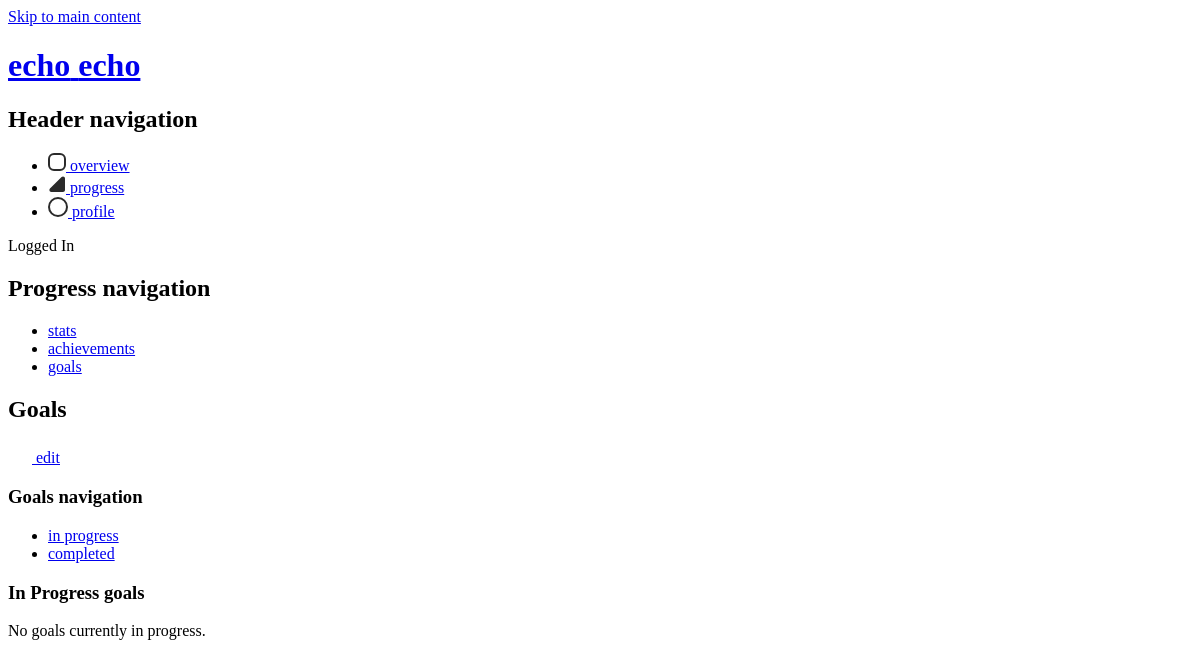
The app's page /index.php?page=progress&category=goals&goals-type=in-progress (signed in), older data.
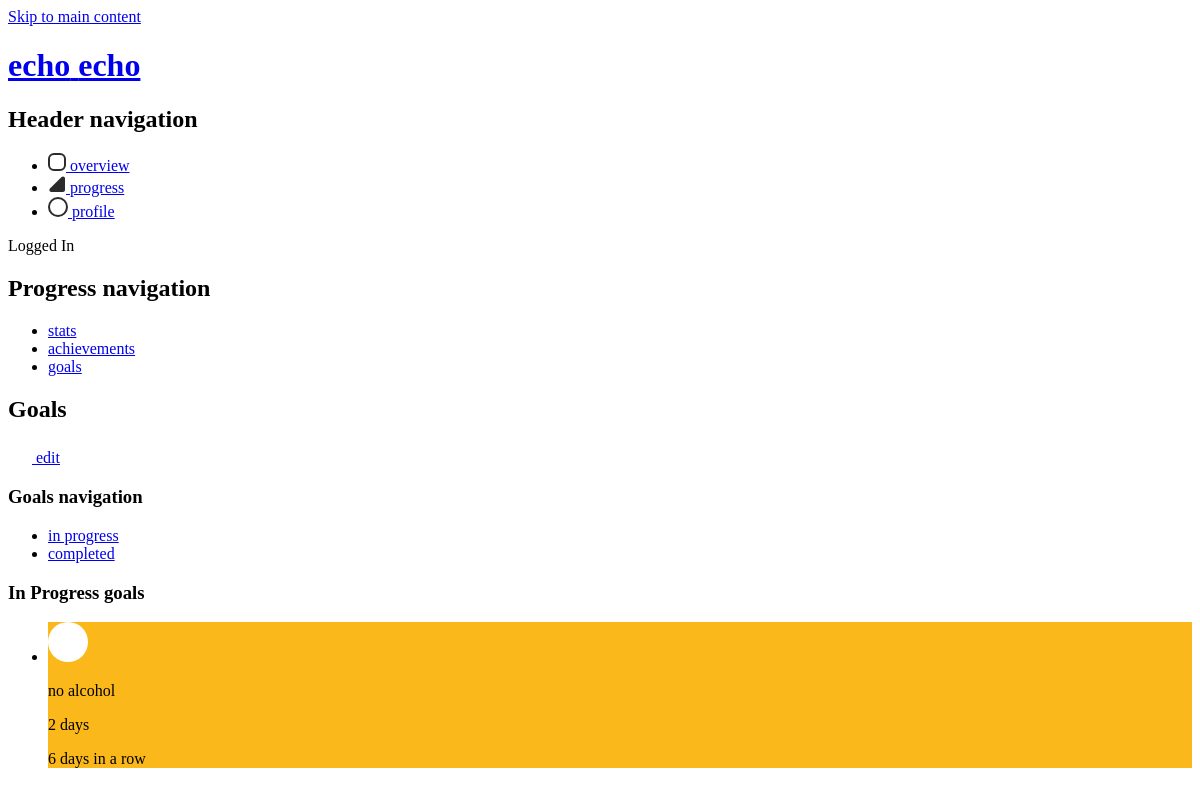
The same page, newer data.
### tables this page shows
CREATE TABLE `streaks` (
  `streak_id` int(11) NOT NULL,
  `user_id` int(11) NOT NULL,
  `habit_id` int(11) NOT NULL,
  `time_amount` int(11) NOT NULL,
  `time_amount_progress` int(11) NOT NULL DEFAULT '0',
  `time_type` varchar(255) NOT NULL,
  `completed` tinyint(1) NOT NULL DEFAULT '0',
  `active` tinyint(1) NOT NULL
);

CREATE TABLE `data_habit_icon` (
  `data_habit_icon_id` int(11) NOT NULL,
  `habit_colour_name` varchar(255) NOT NULL,
  `habit_colour` varchar(255) NOT NULL,
  `habit_icon` text NOT NULL,
  `habit_icon_white` text NOT NULL
);

CREATE TABLE `habits` (
  `habit_id` int(11) NOT NULL,
  `user_id` int(11) NOT NULL,
  `habit_name` varchar(255) NOT NULL,
  `habit_icon` int(11) NOT NULL,
  `habit_colour` varchar(255) NOT NULL,
  `habit_colour_name` varchar(255) NOT NULL,
  `active` tinyint(1) NOT NULL DEFAULT '1'
);

### src/controller/Controller.php (called while the page is built, shortened)
<?php
class Controller {
  public $route;
  public function filter() {
    call_user_func(array($this, $this->route['action']));
  }
  public function render() {
    $this->createViewVarWithContent();
  }
  private function createViewVarWithContent() {
    require __DIR__ . '/../view/' . strtolower($this->route['controller']) . '/' . $this->route['action'] . '.php';
  }
  private function renderInLayout() {
    include __DIR__ . '/../view/layout.php';
  }
}

### src/index.php (called while the page is built, shortened)
<?php
$routes = array(
  'home' => array(
    'controller' => 'Pages',
    'action' => 'index'
  ),
  'overview' => array(
    'controller' => 'Posts',
    'action' => 'overview'
  ),
  'add' => array(
    'controller' => 'Posts',
    'action' => 'add'
  ),
  'progress' => array(
    'controller' => 'Progress',
    'action' => 'progress'
  ),
  'profile' => array(
    'controller' => 'Users',
    'action' => 'profile'
  ),
  'login' => array(
    'controller' => 'Users',
    'action' => 'login'
  ),
  'logout' => array(
    'controller' => 'Users',
    'action' => 'logout'
  ),
  'register' => array(
    'controller' => 'Users',
    'action' => 'register'
  )
);
$route = $routes[$_GET['page']];
$controllerObj = new $controllerName();
$controllerObj->route = $route;
$controllerObj->filter();
$controllerObj->render();

### src/controller/ProgressController.php (called while the page is built, shortened)
<?php
require_once __DIR__ . '/Controller.php';
require_once __DIR__ . '/../dao/GoalDAO.php';
class ProgressController extends Controller {
  private $goalDAO;
  function __construct() {
    $this->goalDAO = new GoalDAO();
  }
  public function progress() {
    if (empty($_SESSION['user'])) {
        $_SESSION['error'] = 'You have to be signed in.';
        header('Location: index.php');
        exit();
    } else {
        if (!empty($_GET['category'])) {
          switch ($_GET['category']) {
            case 'goals':
              if(!empty($_GET['goals-type'])) {
                switch ($_GET['goals-type']) {
                  case 'in-progress':
                    $inProgressGoals = $this->goalDAO->selectAllGoals(array(
                      'user_id' => $_SESSION['user']['user_id'],
                      'completed' => FALSE,
                      'active' => TRUE
                    ));
                    break;
                }
              } else {
                header('Location: index.php?page=progress&category=goals&goals-type=in-progress');
                exit();
              }
              break;
          }
        } else {
            header('Location: index.php?page=progress&category=statistics');
        }
    }
  }
}

### src/dao/GoalDAO.php (called while the page is built, shortened)
<?php
class GoalDAO extends DAO {
  public function selectAllGoals($data) {
    $goals = array();
    $sql1 = "SELECT * FROM `repetitive` INNER JOIN `habits` ON repetitive.habit_id = habits.habit_id INNER JOIN `data_habit_icon` ON habits.habit_icon = data_habit_icon.data_habit_icon_id WHERE repetitive.user_id = :user_id AND repetitive.completed = :completed AND repetitive.active = :active";
    $stmt1 = $this->pdo->prepare($sql1);
    $stmt1->bindValue(':user_id', $data['user_id']);
    $stmt1->bindValue(':completed', $data['completed']);
    $stmt1->bindValue(':active', $data['active']);
    $stmt1->execute();
    $goals['repetitive'] = $stmt1->fetchAll(PDO::FETCH_ASSOC);
    $sql2 = "SELECT * FROM `streaks` INNER JOIN `habits` ON streaks.habit_id = habits.habit_id INNER JOIN `data_habit_icon` ON habits.habit_icon = data_habit_icon.data_habit_icon_id WHERE streaks.user_id = :user_id AND streaks.completed = :completed AND streaks.active = :active";
    $stmt2 = $this->pdo->prepare($sql2);
    $stmt2->bindValue(':user_id', $data['user_id']);
    $stmt2->bindValue(':completed', $data['completed']);
    $stmt2->bindValue(':active', $data['active']);
    $stmt2->execute();
    $goals['streaks'] = $stmt2->fetchAll(PDO::FETCH_ASSOC);
    $sql3 = "SELECT * FROM `total_amount` INNER JOIN `habits` ON total_amount.habit_id = habits.habit_id INNER JOIN `data_habit_icon` ON habits.habit_icon = data_habit_icon.data_habit_icon_id WHERE total_amount.user_id = :user_id AND total_amount.completed = :completed AND total_amount.active = :active";
    $stmt3 = $this->pdo->prepare($sql3);
    $stmt3->bindValue(':user_id', $data['user_id']);
    $stmt3->bindValue(':completed', $data['completed']);
    $stmt3->bindValue(':active', $data['active']);
    $stmt3->execute();
    $goals['total_amount'] = $stmt3->fetchAll(PDO::FETCH_ASSOC);
    return $goals;
  }
}

### src/view/progress/progress.php (the view, shortened to what the changed rows need)
<nav class="main-nav">
  <h2 class="main-nav-title hide">Progress navigation</h2>
</nav>
<?php if ($currentCategory == 'goals'): ?>
  <section class="main-progress-goals" id="main">
    <h2 class="main-progress-goals-title hide">Goals</h2>
    <?php if($goalsCategory === 'in-progress'): ?>
      <article class="main-progress-goals-in-progress">
        <h3 class="goals-in-progress-title hide">In Progress goals</h3>
        <?php
          echo '<ul class="goals-in-progress-list">';
          if (!empty($inProgressGoals['streaks'])) {
            foreach ($inProgressGoals['streaks'] as $goal) {
              echo '<li class="goals-in-progress-list-item" style="background-color: ' . $goal['habit_colour'] .'">
                      <div class="goals-in-progress-list-item-topwrap">
                        ' . $goal['habit_icon_white'] . '
                        <p class="goals-in-progress-list-item-name">' . $goal['habit_name'] .'</p>
                        <p class="goals-in-progress-list-item-status">2 days</p>
                      </div>
                      <p class="goals-in-progress-list-item-amount">' . $goal['time_amount'] . ' ' . $goal['time_type'] .' in a row</p>
                    </li>';
            }
          }
          echo '</ul>';
          if (empty($inProgressGoals['repetitive']) && empty($inProgressGoals['streaks']) && empty($inProgressGoals['total_amount'])) {
            echo '<p class="goals-in-progress-error error">No goals currently in progress.</p>';
          }
        ?>
      </article>
    <?php endif; ?>
  </section>
<?php endif; ?>

Row changes from the older to the newer data that the page shows:
added streaks: habit.habit_name "no alcohol", time_amount "6", time_type "days"
Text that changed along with them:
text no longer shown: "No goals currently in progress."
